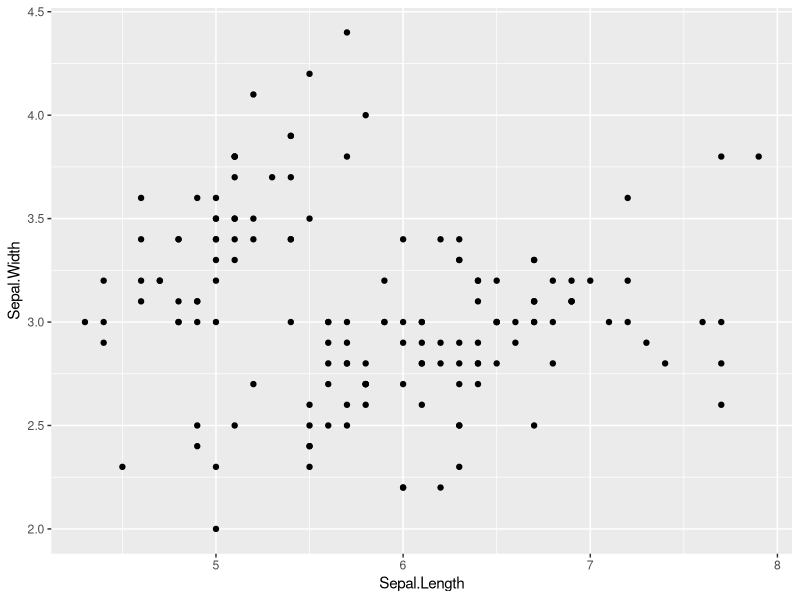
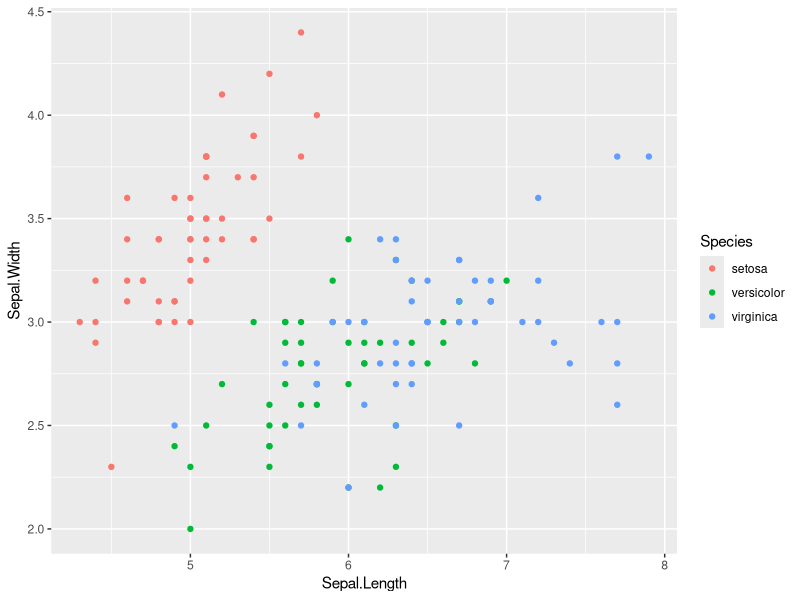
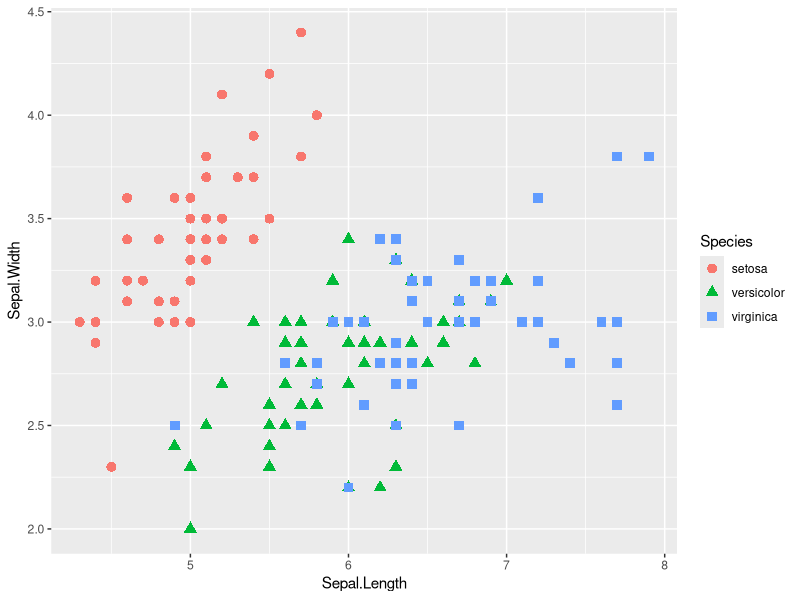
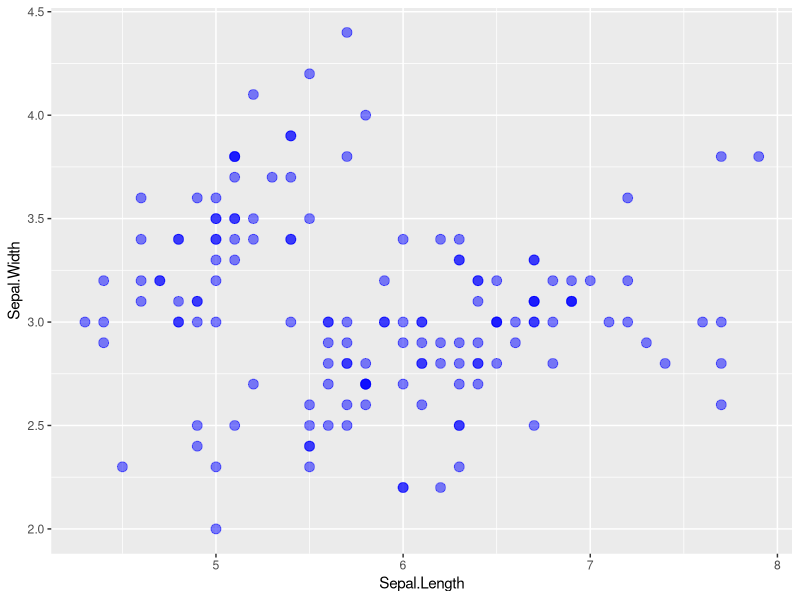

Source code (R) for these figures, in order:
## ---- chunk 1
#| include: false
library(tidyverse)
## ---- chunk 2
ggplot(data = iris, 
       aes(
         x = Sepal.Length, 
         y = Sepal.Width)) +
  geom_point()
## ---- chunk 3
ggplot(data = iris, 
       aes(
         x = Sepal.Length, 
         y = Sepal.Width, 
         color = Species)) +
  geom_point()
## ---- chunk 4
ggplot(data = iris, 
       aes(
         x = Sepal.Length, 
         y = Sepal.Width, 
         color = Species, 
         shape = Species)) +
  geom_point(size = 3) # 点の基本サイズを少し大きくする
## ---- chunk 5
ggplot(data = iris, 
       aes(
         x = Sepal.Length, 
         y = Sepal.Width)) +
  geom_point(
    color = "blue",
    size = 3, 
    alpha = 0.5)

